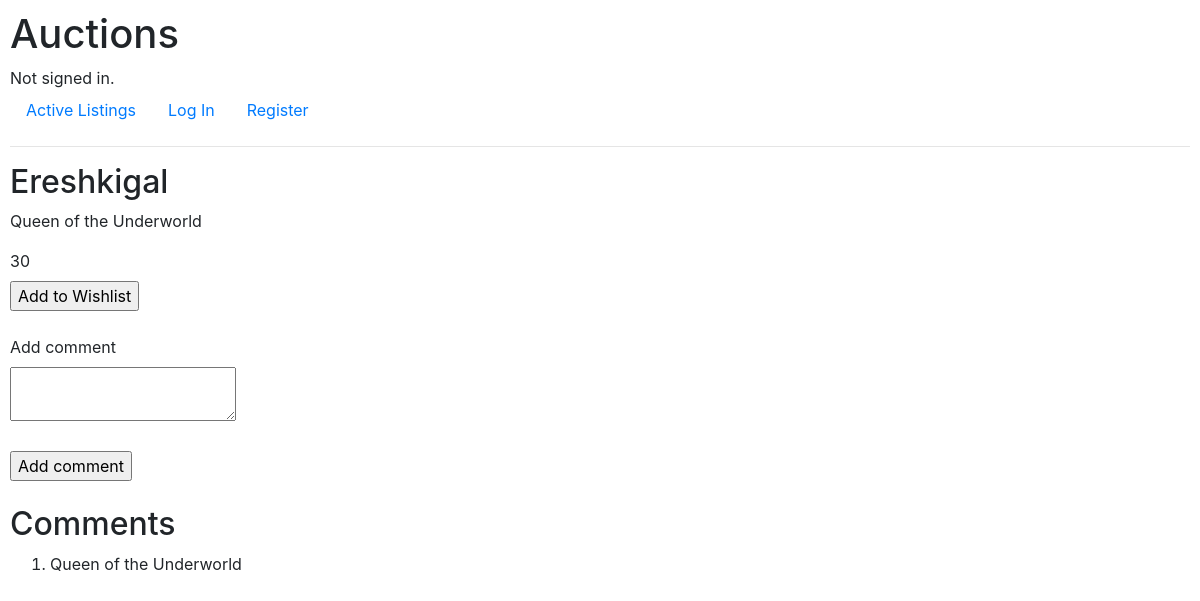
Before: /auctions/Ereshkigal with the older database file.
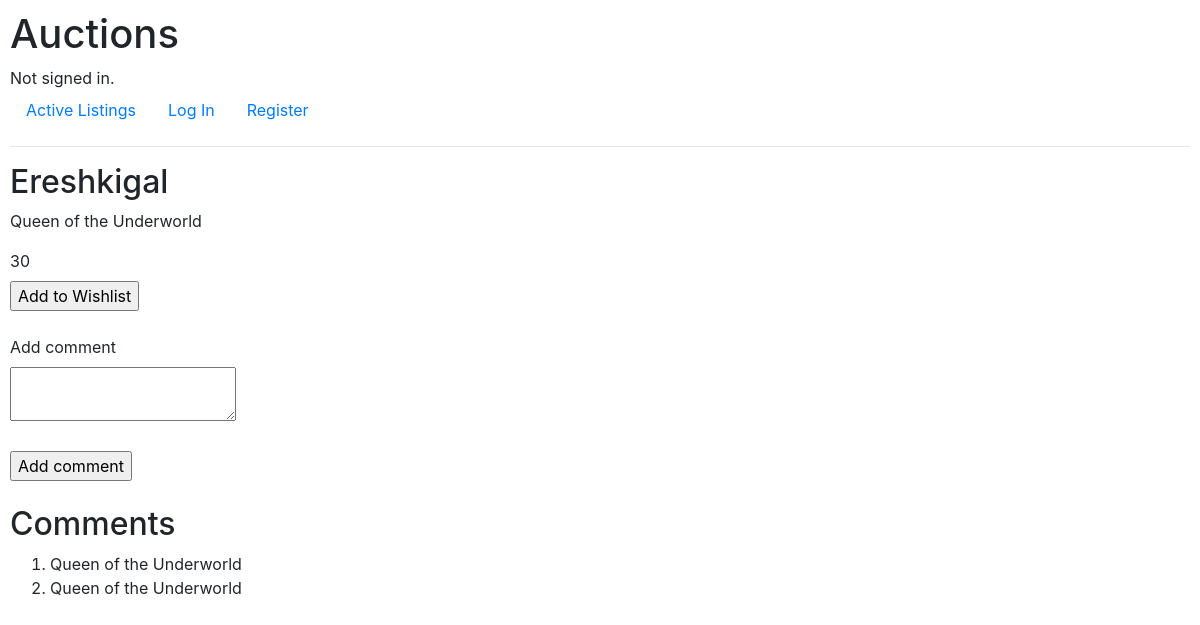
After: the same page with the newer database file.
### auctions/models.py (models this page shows)
class Comment(models.Model):
    comment = models.CharField(max_length=128)
    listings = models.ManyToManyField(Listing, blank=True, related_name= "comments")
    def __str__(self):
        return f"{self.comment}"

### auctions/views.py (the view)
# urls.py: path("<str:listing>", views.listing, name="listing"),
def listing(request, listing):
    if "comments" not in request.session:
        request.session["wishlist"] = ()
        username = ""
    listing = Listing.objects.get(title = listing)
    if request.method == "POST":
        comment = request.POST["comment"]
        username = request.POST["username"]
        new_comment = Comment.objects.create(comment=comment)
        new_comment.listings.add(listing)
    return render(request, "auctions/listing.html", {
        "username": username,
        "listing": listing,
        "comments": listing.comments.all()
    })

### auctions/templates/auctions/listing.html (shortened to what this page needs)
{% extends 'auctions/layout.html' %}
{% block body %}
    <form action= "{% url 'wishlist' user.username %}" method = "post">
        <h2>{{ listing.title }}</h2>
        <p>{{ listing.description }}</p>
        <label>{{ listing.price }}</label>
        <br>
        <input type= "submit" value= "Add to Wishlist">
    </form>
    <br>
    <form action= "{% url 'listing' listing.title %}" method = "post">
        <label for="add_comment">Add comment</label>
        <br>
        <textarea id="add_comment" name="comment"></textarea>
        <br>
        <br>
        <input type="submit" value= "Add comment">
    </form>
    <br>
    <h2>Comments</h2>
    <ol>
    {% for comment in comments %}
        <li>{{ username }}
            {{ comment }}</li>
    {% endfor %}
    </ol>
{% endblock %}

Changed rows visible on the page:
added Comment: comment "Queen of the Underworld"
